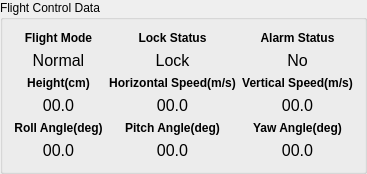
              <widget class="QGroupBox" name="group_box_flight_control_data">
               <property name="title">
                <string>Flight Control Data</string>
               </property>
               <layout class="QGridLayout" name="gridLayout_4">
                <item row="1" column="1">
                 <widget class="QLabel" name="label_lock_status_value">
                  <property name="font">
                   <font>
                    <pointsize>12</pointsize>
                   </font>
                  </property>
                  <property name="text">
                   <string>Lock</string>
                  </property>
                  <property name="alignment">
                   <set>Qt::AlignCenter</set>
                  </property>
                 </widget>
                </item>
                <item row="3" column="0">
                 <widget class="QLabel" name="label_height_out_value">
                  <property name="font">
                   <font>
                    <pointsize>12</pointsize>
                   </font>
                  </property>
                  <property name="text">
                   <string>00.0</string>
                  </property>
                  <property name="alignment">
                   <set>Qt::AlignCenter</set>
                  </property>
                 </widget>
                </item>
                <item row="0" column="1">
                 <widget class="QLabel" name="label_lock_status">
                  <property name="font">
                   <font>
                    <weight>75</weight>
                    <bold>true</bold>
                   </font>
                  </property>
                  <property name="text">
                   <string>Lock Status</string>
                  </property>
                  <property name="alignment">
                   <set>Qt::AlignCenter</set>
                  </property>
                  <property name="wordWrap">
                   <bool>false</bool>
                  </property>
                 </widget>
                </item>
                <item row="4" column="1">
                 <widget class="QLabel" name="label_angle_pitch_out">
                  <property name="font">
                   <font>
                    <weight>75</weight>
                    <bold>true</bold>
                   </font>
                  </property>
                  <property name="text">
                   <string>Pitch Angle(deg)</string>
                  </property>
                  <property name="alignment">
                   <set>Qt::AlignCenter</set>
                  </property>
                  <property name="wordWrap">
                   <bool>true</bool>
                  </property>
                 </widget>
                </item>
                <item row="0" column="0">
                 <widget class="QLabel" name="label_flight_mode_out">
                  <property name="font">
                   <font>
                    <weight>75</weight>
                    <bold>true</bold>
                   </font>
                  </property>
                  <property name="text">
                   <string>Flight Mode</string>
                  </property>
                  <property name="alignment">
                   <set>Qt::AlignCenter</set>
                  </property>
                  <property name="wordWrap">
                   <bool>false</bool>
                  </property>
                 </widget>
                </item>
                <item row="4" column="0">
                 <widget class="QLabel" name="label_angle_roll_out">
                  <property name="font">
                   <font>
                    <weight>75</weight>
                    <bold>true</bold>
                   </font>
                  </property>
                  <property name="text">
                   <string>Roll Angle(deg)</string>
                  </property>
                  <property name="alignment">
                   <set>Qt::AlignCenter</set>
                  </property>
                  <property name="wordWrap">
                   <bool>true</bool>
                  </property>
                 </widget>
                </item>
                <item row="5" column="2">
                 <widget class="QLabel" name="label_angle_yaw_out_value">
                  <property name="font">
                   <font>
                    <pointsize>12</pointsize>
                   </font>
                  </property>
                  <property name="text">
                   <string>00.0</string>
                  </property>
                  <property name="alignment">
                   <set>Qt::AlignCenter</set>
                  </property>
                 </widget>
                </item>
                <item row="4" column="2">
                 <widget class="QLabel" name="label_angle_yaw_out">
                  <property name="font">
                   <font>
                    <weight>75</weight>
                    <bold>true</bold>
                   </font>
                  </property>
                  <property name="text">
                   <string>Yaw Angle(deg)</string>
                  </property>
                  <property name="alignment">
                   <set>Qt::AlignCenter</set>
                  </property>
                  <property name="wordWrap">
                   <bool>true</bool>
                  </property>
                 </widget>
                </item>
                <item row="1" column="0">
                 <widget class="QLabel" name="label_flight_mode_out_value">
                  <property name="font">
                   <font>
                    <pointsize>12</pointsize>
                   </font>
                  </property>
                  <property name="text">
                   <string>Normal</string>
                  </property>
                  <property name="alignment">
                   <set>Qt::AlignCenter</set>
                  </property>
                 </widget>
                </item>
                <item row="3" column="1">
                 <widget class="QLabel" name="label_speed_horizontal_value">
                  <property name="font">
                   <font>
                    <pointsize>12</pointsize>
                   </font>
                  </property>
                  <property name="text">
                   <string>00.0</string>
                  </property>
                  <property name="alignment">
                   <set>Qt::AlignCenter</set>
                  </property>
                 </widget>
                </item>
                <item row="2" column="1">
                 <widget class="QLabel" name="label_speed_horizontal">
                  <property name="font">
                   <font>
                    <weight>75</weight>
                    <bold>true</bold>
                   </font>
                  </property>
                  <property name="text">
                   <string>Horizontal Speed(m/s)</string>
                  </property>
                  <property name="alignment">
                   <set>Qt::AlignCenter</set>
                  </property>
                  <property name="wordWrap">
                   <bool>true</bool>
                  </property>
                 </widget>
                </item>
                <item row="0" column="2">
                 <widget class="QLabel" name="label_alarm_status">
                  <property name="font">
                   <font>
                    <weight>75</weight>
                    <bold>true</bold>
                   </font>
                  </property>
                  <property name="text">
                   <string>Alarm Status</string>
                  </property>
                  <property name="alignment">
                   <set>Qt::AlignCenter</set>
                  </property>
                  <property name="wordWrap">
                   <bool>false</bool>
                  </property>
                 </widget>
                </item>
                <item row="1" column="2">
                 <widget class="QLabel" name="label_alarm_status_value">
                  <property name="font">
                   <font>
                    <pointsize>12</pointsize>
                   </font>
                  </property>
                  <property name="text">
                   <string>No</string>
                  </property>
                  <property name="alignment">
                   <set>Qt::AlignCenter</set>
                  </property>
                 </widget>
                </item>
                <item row="5" column="0">
                 <widget class="QLabel" name="label_angle_roll_out_value">
                  <property name="font">
                   <font>
                    <pointsize>12</pointsize>
                   </font>
                  </property>
                  <property name="text">
                   <string>00.0</string>
                  </property>
                  <property name="alignment">
                   <set>Qt::AlignCenter</set>
                  </property>
                 </widget>
                </item>
                <item row="3" column="2">
                 <widget class="QLabel" name="label_speed_vertical_value">
                  <property name="font">
                   <font>
                    <pointsize>12</pointsize>
                   </font>
                  </property>
                  <property name="text">
                   <string>00.0</string>
                  </property>
                  <property name="alignment">
                   <set>Qt::AlignCenter</set>
                  </property>
                 </widget>
                </item>
                <item row="2" column="0">
                 <widget class="QLabel" name="label_height_out">
                  <property name="font">
                   <font>
                    <weight>75</weight>
                    <bold>true</bold>
                   </font>
                  </property>
                  <property name="text">
                   <string>Height(cm)</string>
                  </property>
                  <property name="alignment">
                   <set>Qt::AlignCenter</set>
                  </property>
                  <property name="wordWrap">
                   <bool>true</bool>
                  </property>
                 </widget>
                </item>
                <item row="5" column="1">
                 <widget class="QLabel" name="label_angle_pitch_out_value">
                  <property name="font">
                   <font>
                    <pointsize>12</pointsize>
                   </font>
                  </property>
                  <property name="text">
                   <string>00.0</string>
                  </property>
                  <property name="alignment">
                   <set>Qt::AlignCenter</set>
                  </property>
                 </widget>
                </item>
                <item row="2" column="2">
                 <widget class="QLabel" name="label_speed_vertical">
                  <property name="font">
                   <font>
                    <weight>75</weight>
                    <bold>true</bold>
                   </font>
                  </property>
                  <property name="text">
                   <string>Vertical Speed(m/s)</string>
                  </property>
                  <property name="alignment">
                   <set>Qt::AlignCenter</set>
                  </property>
                  <property name="wordWrap">
                   <bool>true</bool>
                  </property>
                 </widget>
                </item>
               </layout>
              </widget>
